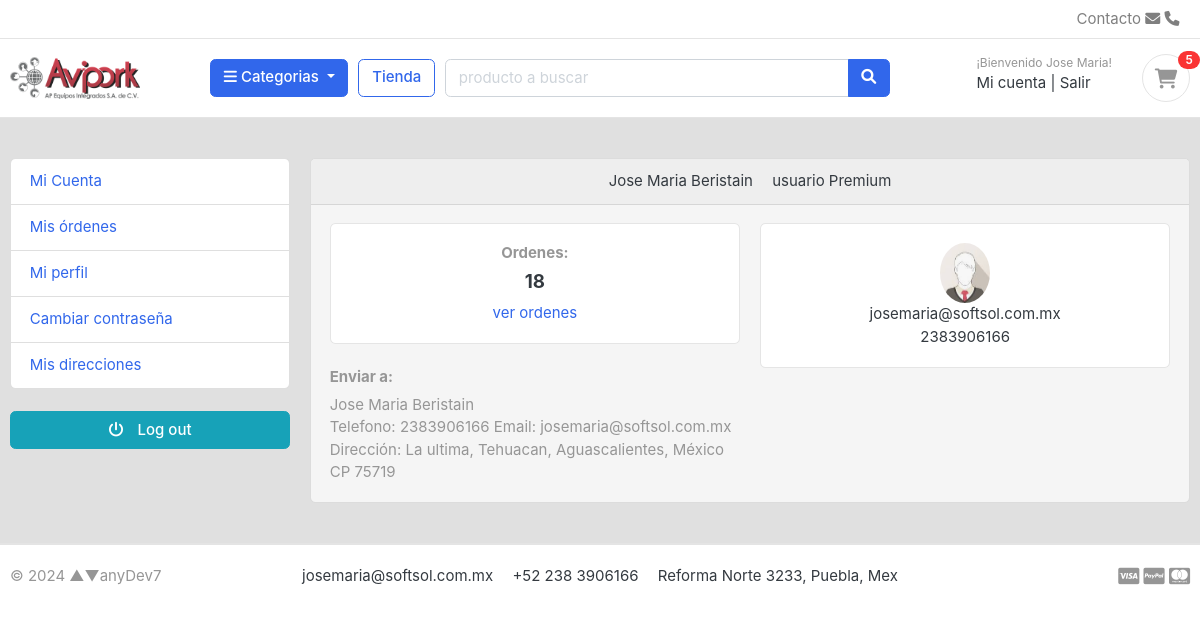
Page /account/dashboard/ (signed in) on the committed database.
### account/models.py (models this page shows, shortened)
class Account(AbstractBaseUser):
    first_name = models.CharField('Nombre(s)', max_length=50)
    last_name = models.CharField('Apellidos', max_length=50)
    username = models.CharField(max_length=100, unique=True)
    email = models.EmailField('Email', max_length=100, unique=True)
    phone = models.CharField('Teléfono', max_length=50)
    city = models.CharField('Ciudad', max_length=50, default="")
    state = models.CharField('Estado', max_length=50, default="")
    country = models.CharField('Pais', max_length=50, default="")
    joined_at = models.DateTimeField(auto_now_add=True)
    last_login = models.DateTimeField(auto_now=True)
    is_admin = models.BooleanField(default=False)
    is_staff = models.BooleanField(default=False)
    is_active = models.BooleanField(default=False)
    is_superadmin = models.BooleanField(default=False)
    USERNAME_FIELD = 'email'
    REQUIRED_FIELDS = ['username', 'first_name', 'last_name']
    objects = MyAccountManager() # la clase del modelo que declaramos al inicio
    class Meta:
        verbose_name = 'cuenta de usuario'
        verbose_name_plural = 'cuentas de usuario'
    def full_name(self): #https://stackoverflow.com/questions/2892999/verbose-name-for-a-models-method
        return f"{self.first_name} {self.last_name}"
    full_name.short_description = 'Usuario'

class Address(models.Model):
    user = models.ForeignKey(Account, verbose_name="Usuario", on_delete=models.CASCADE)
    address_line_1 = models.CharField("Direccion", max_length=50)
    address_line_2 = models.CharField("Colonia", max_length=50, blank=True)
    city = models.CharField('Ciudad', max_length=50)
    state = models.CharField('Estado', max_length=50)
    country = models.CharField('Pais', max_length=50, default="México")
    zipcode = models.CharField('CP', max_length=6, default="")
    phone = models.CharField('Telefono',max_length=50)
    nearby = models.CharField("Referencia", max_length=100, blank=True)
    default = models.BooleanField('Preferida', default=False)
    is_active = models.BooleanField('Acitva', default=True)
    created_at = models.DateTimeField('Creada el', auto_now_add=True)
    updated_at = models.DateTimeField('Actualizada el', auto_now=True)
    class Meta:
        verbose_name = 'Direccion'
        verbose_name_plural = 'Direcciones'

class UserProfile(models.Model):
    user = models.OneToOneField(Account, verbose_name="Usuario", on_delete=models.CASCADE)
    picture = models.ImageField("Foto de Perfil", blank=True, upload_to='user_profile') # dentro del directorio de media en raíz del proyecto
    class Meta:
        verbose_name = 'perfil de usuario'
        verbose_name_plural = 'perfiles de usuario'

### account/views.py (the view)
# urls.py: path('dashboard/', views.dashboard, name="dashboard"),
@login_required(login_url = 'login')
def dashboard(request):
    try:
        address = Address.objects.get(user_id=request.user.id, default=True)
    except Address.DoesNotExist:
        address = False
    try:
        orders = Order.objects.order_by('-created_at').filter(user_id=request.user.id, is_ordered=True)
        orders_count = orders.count()
        userprofile = get_object_or_404(UserProfile, user_id=request.user.id)
        context = {
            'orders_count': orders_count,
            'userprofile': userprofile,
            'address': address,
        }
    except:
        None
    return render(request, 'account/dashboard.html', context)

### category/context_processors.py (called while the page is built)
def menu_cat_links(request):
    links = Category.objects.all()
    return dict(cat_links=links)

def menu_subcat_links(request):
    links = SubCategory.objects.all()
    return dict(subcat_links=links)

### category/models.py (called while the page is built)
    def get_url(self):
        return reverse('prod_by_cat', args=[self.slug,None,"s"]) # Solo funciona para el filtrado por subcategoria

### ecart/context_processors.py (called while the page is built)
def counter(request):
    count = 0
    if 'admin' in request.path:
        return {}
    else:
        try:                    # filter: 'fetch' todos los que cumplen con la condición
            if request.user.is_authenticated:
                cart_items = CartItem.objects.all().filter(user=request.user)
            else:
                cart = Cart.objects.filter(cart_id=_cart_id(request))
                cart_items = CartItem.objects.all().filter(cart=cart[:1])
            for item in cart_items:
                count += item.quantity
        except Cart.DoesNotExist:
            count = 0
        return dict(cart_count=count)

### mainapp/templates/account/dashboard.html (shortened to what this page needs)
{% extends "mainapp/layout.html" %}
{% load static %}
{% block content %}
<section class="section-conten padding-y bg" style="background: #e0e0e0;">
    <div class="container">
        <div class="row">
        {% include "mainapp/includes/dashboard_sidebar.html" %}
        <main class="col-md-9">
            <article class="card" style="background: #f5f5f5">
            <header class="card-header" style="text-align: center; background:#eeeeee">
                <span class="d-inline-block mr-3">{{user.full_name}}</span>
                <span> usuario Premium</span>
            </header>
            <div class="card-body">
                <div class="row">
                    <div class="col-md-6">
                        <div class="card" style="text-align: center;">
                            <div class="card-body">
                                <h6 class="text-muted">Ordenes:</h6>
                                <h5>{{orders_count}}</h5>
                                <a href=" {% url "my_orders" %} ">ver ordenes</a>
                            </div>
                        </div>
                        <br>
                        <h6 class="text-muted">Enviar a:</h6>
                        {% if address %}
                            <p class="text-muted">{{address.user.first_name}} {{address.user.last_name}}<br>
                            Telefono: {{address.phone}} Email: {{address.user.email}} <br>
                            Dirección: {{address.address_line_1}}, {{address.city}}, {{address.state}}, {{address.country}} <br>
                            CP {{address.zipcode}}
                            </p>
                        {% else %}
                            <p class="text-muted">No tienes una<a href=" {% url "addresses" %}"> dirección favorita </a>predeterminada.</p>
                        {% endif %}
                    </div>
                    <div class="col-md-6">
                        <div class="card" style="text-align: center;">
                            <div class="card-body">
                              <img class="avatar" src="{{userprofile.picture.url}}" alt="Avatar usuario" width="50" height="60" style="border-radius:50%;">
                              <p class="mb-0"> {{user.email}} </p>
                              <p>{{user.phone}}</p>
                            </div>
                        </div>
                    </div>
                </div>
            </div>
            </article>
        </main>
    </div>
    </div>
    </section>
{% endblock content %}

### mainapp/templates/mainapp/includes/navbar.html (shortened to what this page needs)
{% load static %}
<header class="section-header">
    <nav class="navbar p-md-0 navbar-expand-sm navbar-light border-bottom">
    <div class="container">
      <div class="collapse navbar-collapse" id="navbarTop4">
        <ul class="navbar-nav mr-auto">
            <li class="nav-item dropdown">
                 <a href="#" class="nav-link"></a>
            </li>
            <li class="nav-item dropdown">
                <a href="#" class="nav-link"></a>
            </li>
        </ul>
        <ul class="navbar-nav">
            <li><a href="#" class="nav-link">Contacto <i class="fa fa-envelope"></i> <i class="fa fa-phone"></i></a></li>
        </ul>
      </div>
    </div>
    </nav>
    <section class="header-main border-bottom">
        <div class="container">
    <div class="row align-items-center">
        <div class="col-lg-2 col-md-3 col-6">
            <a href=" {% url "home" %} " class="brand-wrap">
                <img class="logo" src=" {% static "./images/logo-avipork.png" %} ">
            </a>
        </div>
        <div class="col-lg col-sm col-md col-6 flex-grow-0">
            <div class="category-wrap dropdown d-inline-block float-right">
                <button type="button" class="btn btn-primary dropdown-toggle" data-toggle="dropdown">
                    <i class="fa fa-bars"></i> Categorias
                </button>
            </div>
        </div>
        <a href="{% url "store" %}" class="btn btn-outline-primary">Tienda</a>
        <div class="col-lg  col-md-6 col-sm-12 col">
            <form action="{% url "search" %} " class="search"method="GET">
                <div class="input-group w-100">
                    <input type="text" class="form-control" style="width:60%;" placeholder="producto a buscar" name="keyword">
                    <div class="input-group-append">
                      <button class="btn btn-primary" type="submit">
                        <i class="fa fa-search"></i>
                      </button>
                    </div>
                </div>
            </form>
        </div>
        <div class="col-lg-3 col-sm-6 col-8 order-2 order-lg-3">
                    <div class="d-flex justify-content-end mb-3 mb-lg-0">
                        {% if user.id is None %}
                        <div class="widget-header">
                            <small class="title text-muted">¡Bienvenido como invitado!</small>
                            <div>
                                <a href="{% url 'login' %}">Ingresa</a> <span class="dark-transp"> | </span>
                                <a href="{% url "register" %}"> Crea tu cuenta</a>
                            </div>
                        </div>
                        <a href="{% url "ecart" %}" class="widget-header pl-3 ml-3">
                            <div class="icon icon-sm rounded-circle border"><i class="fa fa-shopping-cart"></i></div>
                            <span class="badge badge-pill badge-danger notify">{{cart_count}}</span>
                        </a>
                        {% else %}
                        <div class="widget-header">
                            <small class="title text-muted">¡Bienvenido {{user.first_name}}!</small>
                            <div>
                                <a href="{% url 'dashboard' %}">Mi cuenta</a> <span class="dark-transp"> | </span>
                                <a href="{% url 'logout' %}"> Salir</a>
                            </div>
                        </div>
                        <a href="{% url "ecart" %}" class="widget-header pl-3 ml-3">
                            <div class="icon icon-sm rounded-circle border"><i class="fa fa-shopping-cart"></i></div>
                            <span class="badge badge-pill badge-danger notify">{{cart_count}}</span>
                        </a>
                        {% endif %}
                    </div>
                </div>
    </div>
        </div>
    </section>
</header>

### mainapp/static/css/ui.css (style rules this page uses)
html { font-family: "Inter", sans-serif; font-size: 15px; }
.icon-xs, .icon-sm, .icon-md, .icon-lg { display: inline-block; text-align: center; flex-shrink: 0; flex-grow: 0; }
.icon-sm { width: 48px; height: 48px; line-height: 48px !important; font-size: 20px; }
.padding-y { padding-top: 40px; padding-bottom: 40px; }
article:after, .form-group:after { display: block; clear: both; content: ""; }
.bg { background-color: #f8f9fa; }
p:last-child { margin-bottom: 0; }
.header-main { position: relative; padding-top: 1rem; padding-bottom: 1rem; }
.brand-wrap .logo, .navbar-brand .logo { margin-right: 7px; max-height: 42px; display: inline-block; }
.widget-header { display: inline-block; vertical-align: middle; position: relative; }
.widget-header a { color: #343a40; }
.widget-header i { color: #969696; }
.widget-header .title { display: block; }
.widget-header .notify { position: absolute; top: -3px; right: -10px; }
.notify { position: absolute; top: -4px; right: -10px; display: inline-block; padding: 0.25em 0.6em; font-size: 12px; line-height: 1; text-align: center; border-radius: 3rem; color: #fff; background-color: #fa3434; }

### rows in the picture
Account: first_name "Jose Maria", full_name "Jose Maria Beristain", email "josemaria@softsol.com.mx", phone "2383906166"
Address: user.first_name "Jose Maria", user.last_name "Beristain", phone "2383906166", user.email "josemaria@softsol.com.mx", address_line_1 "La ultima", city "Tehuacan", state "Aguascalientes", country "México", zipcode "75719"
UserProfile: picture (picture)

### other values in the picture
{{ cart_count }} "5"
{{ orders_count }} "18"
